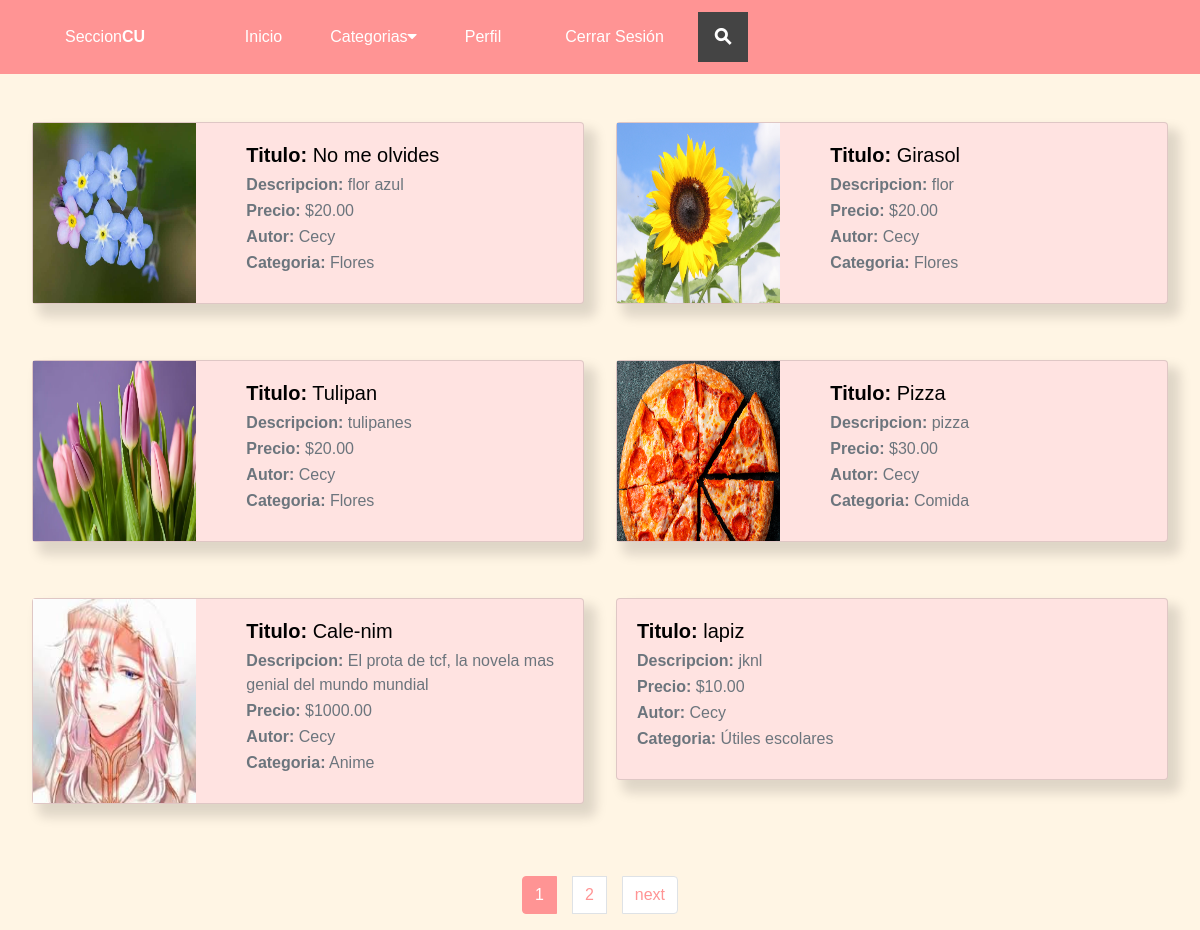
The app's page /publicaciones/ with its own data.
### publicaciones/models.py (models this page shows, shortened)
class Publicaciones(models.Model):
    titulo = models.CharField(max_length=50)
    descripcion = models.CharField(max_length=200)
    imagen =  models.ImageField(upload_to='publicaciones', null=True, blank=True)
    estado = models.BooleanField(default=True)
    autor = models.ForeignKey(User, on_delete=models.CASCADE)
    precio = models.DecimalField(max_digits=10, decimal_places=2)
    categoria = models.ForeignKey(Categoria, on_delete=models.CASCADE)
    created = models.DateField(auto_now_add=True)
    updated = models.DateField(auto_now_add=True)
    class Meta:
        verbose_name='publicacion'
        verbose_name_plural = 'publicaciones'

class Categoria(models.Model):
    nombre = models.CharField(max_length=50)
    created = models.DateField(auto_now_add=True)
    updated = models.DateField(auto_now_add=True)
    class Meta:
        verbose_name='categoria'
        verbose_name_plural = 'categorias'
    def __str__(self):
        return self.nombre

### autentificacion/models.py (models this page shows)
class User(AbstractUser):
    email = models.EmailField(
        verbose_name='email address',
        max_length=255,
        unique=True,
    )
    username = models.CharField(max_length=100, unique=False)
    birthdate = models.DateField(null=True, blank=True)
    phone = models.CharField(max_length=10, null=True, blank=True)
    address = models.CharField(max_length=200, null=True, blank=True)
    photo = models.ImageField(upload_to='autentificacion', null=True, blank=True)
    career = models.CharField(max_length=30,null=True, blank=True)
    created = models.DateField(auto_now_add=True)
    USERNAME_FIELD = 'email'
    REQUIRED_FIELDS = ['username']
    def __str__(self):
        return self.username

### publicaciones/views.py (the view)
# urls.py: path("", views.principal, name="home"),
def principal(request):
    publicaciones_all = Publicaciones.objects.all()
    categorias = Categoria.objects.all()
    paginator = Paginator(publicaciones_all, 6)
    page_number = request.GET.get('page')
    publicaciones = paginator.get_page(page_number)
    return render(request, "publicaciones/home.html", {"publicaciones" : publicaciones, "categorias" : categorias})

### publicaciones/templates/publicaciones/home.html (shortened to what this page needs)
{% extends 'publicaciones/nav.html' %}
{% load static %}
{%block content%}
    <div class="publicaciones-2">
        {%for publicacion in publicaciones%}
        <a href="{%url 'publicacion' publicacion.id%}">
        <div class="card mb-4 sombreado">
            <div class="row g-0">
              {% if publicacion.imagen %}
                <div class="col-md-4">
                    <img class="img-publi" src="{{publicacion.imagen.url}}" class="card-img-top">
                </div>
              {% endif %}
              <div class="col-md-8">
                <div class="card-body">
                    <h5 class="card-title"><span class="span-card">Titulo:</span> {{publicacion.titulo}}</h5>
                    <p class="card-subtitle mb-2 text-muted"><span>Descripcion:</span> {{publicacion.descripcion }}</p>
                    <p class="card-subtitle mb-2 text-muted"><span class="span-card">Precio:</span> ${{publicacion.precio}}</p>
                    <p class="card-subtitle mb-2 text-muted"><span class="span-card">Autor:</span> {{publicacion.autor}}</p>
                    <p class="card-subtitle mb-2 text-muted"><span class="span-card">Categoria:</span> {{publicacion.categoria}}</p>
                </div>
              </div>
            </div>
        </div>
        </a>
        {%endfor%}
    </div>
{% include "publicaciones/paginacion_publicaciones.html" with page_obj=publicaciones  %}
{%endblock%}

### publicaciones/static/publicaciones/assets/css/header.css (style rules this page uses)
span { font-weight: bold; }
body { font-family: sans-serif; background-color: #FFF5E4; }

### publicaciones/static/publicaciones/assets/css/publicaciones.css (style rules this page uses)
.publicaciones-2 { display: grid; grid-template-columns: repeat(2, 1fr); gap: 2rem; margin: 3rem 2rem 0 2rem; }
.card-title { color: rgb(0, 0, 0); }
.card { background-color: #FFE3E1; }
.sombreado { box-shadow: 9px 10px 12px 3px rgba(0,0,0,0.13); -webkit-box-shadow: 9px 10px 12px 3px rgba(0,0,0,0.13); -moz-box-shadow: 9px 10px 12px 3px rgba(0,0,0,0.13); }
.img-publi { width: 100%; height: 100%; }
.span-card { font-weight: bold; }

### publicaciones/templates/publicaciones/home.html (style rules this page uses)
img { width: 20%; }
a { text-decoration: none!important;; }

### records on screen
Publicaciones: imagen (picture), titulo "No me olvides", descripcion "flor azul", precio "20.00", autor "Cecy", categoria "Flores"
Publicaciones: imagen (picture), titulo "Girasol", descripcion "flor", precio "20.00", autor "Cecy", categoria "Flores"
Publicaciones: imagen (picture), titulo "Tulipan", descripcion "tulipanes", precio "20.00", autor "Cecy", categoria "Flores"
Publicaciones: imagen (picture), titulo "Pizza", descripcion "pizza", precio "30.00", autor "Cecy", categoria "Comida"
Publicaciones: imagen (picture), titulo "Cale-nim", descripcion "El prota de tcf, la novela mas genial del mundo mundial", precio "1000.00", autor "Cecy", categoria "Anime"
Publicaciones: titulo "lapiz", descripcion "jknl", precio "10.00", autor "Cecy", categoria "Útiles escolares"

### other values on screen
{{ i }} "1"
{{ i }} "2"
